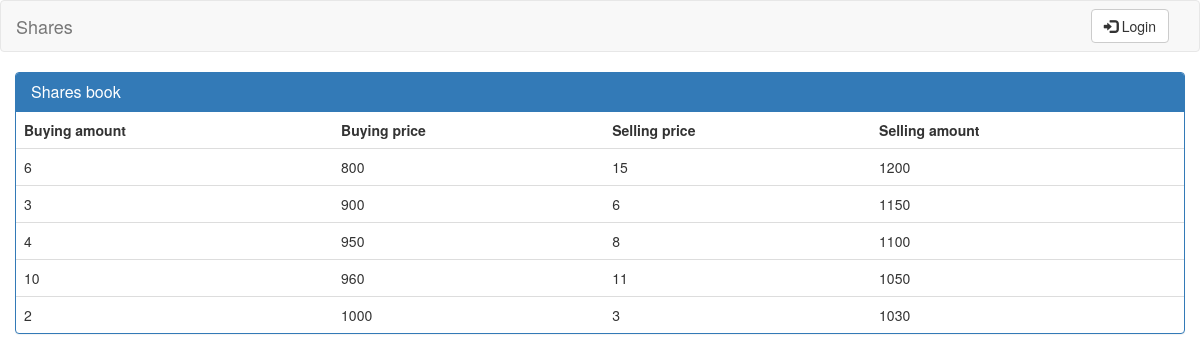
The page / on the database its author committed.
### tables this page shows
create table shares(	
    shares_type enum('buying', 'selling') not null,
    amount integer unsigned not null,
    price double unsigned not null,
	constraint shares_pk primary key (shares_type, price)
);

### functions.php (called while the page is built, shortened)
<?php
    function user_logged_in() {
        if (isset($_SESSION['231826_user'])) {
            return $_SESSION['231826_user'];
        } else {
            return false;
        }
    }
?>

### functions_database.php (called while the page is built, shortened)
<?php
    function connect_to_database() {
        $success = true;
        $connection = mysqli_connect(DB_HOST, DB_USER, DB_PASSWORD, DB_DATABASE);
        return $connection;
    }
    function get_buying_shares(){
        return get_shares('buying');
    }
    function get_selling_shares(){
        return get_shares('selling');
    }
    function get_shares($shares_type){
        $rows = Array();
        $connection = connect_to_database();
        if ($shares_type)
            if ( $shares_type == 'buying')
                $sql_statement = "select * from shares where shares_type = '$shares_type' and amount !=0 order by price";
            else
                $sql_statement = "select * from shares where shares_type = '$shares_type' and amount !=0 order by price desc";
        else
            $sql_statement = "select * from shares";
        try{
            if ( !($result = mysqli_query($connection, $sql_statement)) )
                throw new Exception("Problems while retrieving shares.");
        }catch (Exception $e){
            $success = false;
            $err_msg = $e->getMessage();
        }
        while ($row = mysqli_fetch_assoc($result))
            $rows[] = $row;
        return $rows;
    }
?>

### index.php (the view, shortened to what this page needs)
<?php
    include 'functions.php';
    include 'functions_database.php';
    if ( $username = user_logged_in() ){
        include 'auth_sessions.php';
        set_https();
    }
    else{
        unset_https();
    }
?>
<!DOCTYPE html>
<html lang="en">
<head>
    <link href="bootstrap/css/bootstrap.min.css" rel="stylesheet">
    <link href="shares_style.css" rel="stylesheet" type="text/css"/>
</head>
<body>
    <?php
        include 'navbar.php';
    ?>
    <?php if($username){ ?>
    <div class="col-lg-8">
    <?php } else{ ?>
    <div class="col-lg-12">
    <?php } ?>
        <div class="panel panel-primary">
            <div class="panel-heading">
                <h3 class="panel-title">Shares book</h3>
            </div>
            <table class="table">
                <tr>
                    <th>Buying amount</th>
                    <th>Buying price</th>
                    <th>Selling price</th>
                    <th>Selling amount</th>
                </tr>
                <?php
                $buying_shares = get_buying_shares();
                $buying_dimension = count($buying_shares);
                $selling_shares = get_selling_shares();
                $selling_dimension = count($selling_shares);
                for ($i = 0; $i < TABLE_ROWS; $i++){
                    echo "<tr>";
                    if ($i < $buying_dimension){
                        echo "<td>".$buying_shares[$i]['amount']."</td>";
                        echo "<td>".$buying_shares[$i]['price']."</td>";
                    }
                    else
                        echo "<td></td><td></td>";
                    if ($i < $selling_dimension){
                        echo "<td>".$selling_shares[$i]['amount']."</td>";
                        echo "<td>".$selling_shares[$i]['price']."</td>";
                    }
                    else
                        echo "<td></td><td></td>";
                    echo "</tr>";
                }
                ?>
            </table>
        </div>
    </div>
</body>
</html>

### navbar.php (shortened to what this page needs)
<nav class="navbar navbar-default" id="navbar">
    <div class="container-fluid">
        <div class="navbar-header">
            <a class="navbar-brand" href="/2016_09_project">
                Shares
            </a>
        </div>
        <div class="collapse navbar-collapse">
            <ul class="nav navbar-nav navbar-right">
                <?php
                    if ( !user_logged_in() ) {
                        echo "<li>
                                <form method=\"get\" action=\"auth_login.php\" class=\"navbar-form navbar-left\">
                                  <a href=\"auth_login.php\">
                                    <button type=\"button\" class=\"btn btn-default\">
                                        <span class=\"glyphicon glyphicon-log-in\" aria-hidden=\"true\"></span> Login
                                    </button>
                                   </a>
                                </form>
                              </li>";
                    }
                ?>
            </ul>
        </div>
    </div>
</nav>

### shares_style.css (style rules this page uses)
body { background-color: #ffffff; }

### rows shown on the page
shares: amount "6", price "800"
shares: amount "15", price "1200"
shares: amount "3", price "900"
shares: amount "6", price "1150"
shares: amount "4", price "950"
shares: amount "8", price "1100"
shares: amount "10", price "960"
shares: amount "11", price "1050"
shares: amount "2", price "1000"
shares: amount "3", price "1030"
